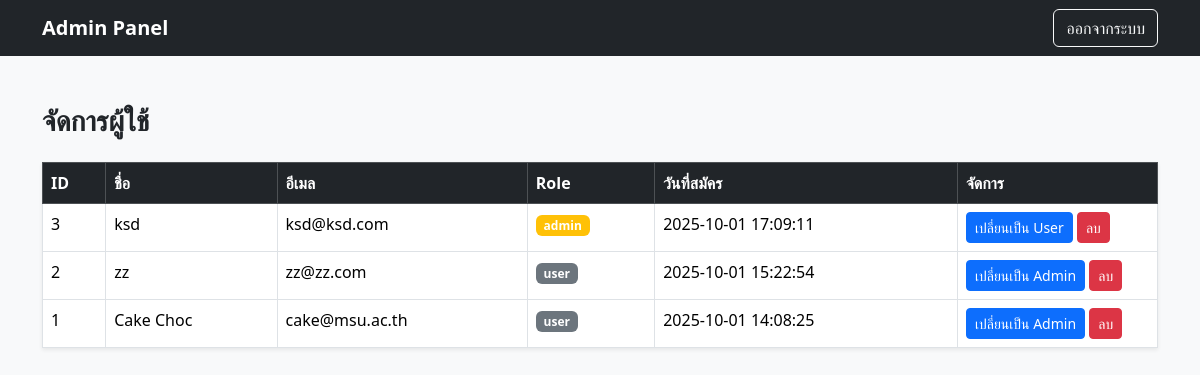
/admin/users.php (signed in), run on the app's committed database.
### tables this page shows
CREATE TABLE `users` (
  `id` int(11) NOT NULL,
  `name` varchar(150) NOT NULL,
  `email` varchar(150) NOT NULL,
  `password` varchar(255) NOT NULL,
  `phone` varchar(20) DEFAULT NULL,
  `address` text DEFAULT NULL,
  `created_at` timestamp NOT NULL DEFAULT current_timestamp(),
  `role` enum('user','admin') DEFAULT 'user'
);

### admin/users.php (the view, shortened to what this page needs)
<?php
require_once __DIR__ . '/../db/connect.php';
$stmt = $pdo->query("SELECT * FROM users ORDER BY created_at DESC");
$users = $stmt->fetchAll(PDO::FETCH_ASSOC);
?>
<!doctype html>
<html lang="th">
<head>
  <link href="https://cdn.jsdelivr.net/npm/bootstrap@5.3.3/dist/css/bootstrap.min.css" rel="stylesheet">
</head>
<body class="bg-light">
<nav class="navbar navbar-expand-lg navbar-dark bg-dark">
  <div class="container">
    <a class="navbar-brand fw-bold" href="index.php">Admin Panel</a>
    <div class="d-flex">
      <a href="logout.php" class="btn btn-outline-light">ออกจากระบบ</a>
    </div>
  </div>
</nav>
<div class="container py-5">
  <h3 class="fw-bold mb-4">จัดการผู้ใช้</h3>
  <table class="table table-bordered table-hover bg-white shadow-sm">
    <thead class="table-dark">
      <tr>
        <th>ID</th>
        <th>ชื่อ</th>
        <th>อีเมล</th>
        <th>Role</th>
        <th>วันที่สมัคร</th>
        <th width="200">จัดการ</th>
      </tr>
    </thead>
    <tbody>
      <?php foreach ($users as $row): ?>
        <tr>
          <td><?= $row['id'] ?></td>
          <td><?= htmlspecialchars($row['name']) ?></td>
          <td><?= htmlspecialchars($row['email']) ?></td>
          <td>
            <span class="badge bg-<?= $row['role'] === 'admin' ? 'warning' : 'secondary' ?>">
              <?= $row['role'] ?>
            </span>
          </td>
          <td><?= $row['created_at'] ?></td>
          <td>
            <a href="?toggle=<?= $row['id'] ?>" class="btn btn-sm btn-primary">
              เปลี่ยนเป็น <?= $row['role'] === 'admin' ? 'User' : 'Admin' ?>
            </a>
            <a href="?delete=<?= $row['id'] ?>"
               onclick="return confirm('คุณแน่ใจว่าจะลบผู้ใช้นี้?')"
               class="btn btn-sm btn-danger">
              ลบ
            </a>
          </td>
        </tr>
      <?php endforeach; ?>
    </tbody>
  </table>
</div>
</body>
</html>

### data on the page
users: id "3", name "ksd", email "ksd@ksd.com", role "admin", created_at "2025-10-01 17:09:11", shows "User"
users: id "2", name "zz", email "zz@zz.com", role "user", created_at "2025-10-01 15:22:54", shows "Admin"
users: id "1", name "Cake Choc", email "cake@msu.ac.th", role "user", created_at "2025-10-01 14:08:25", shows "Admin"
